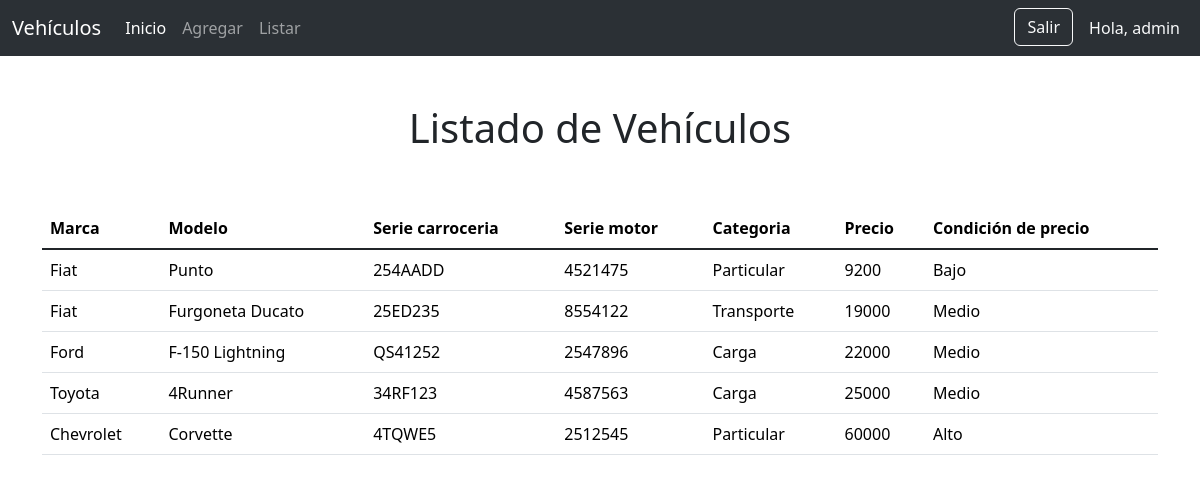
/vehiculo/detail (signed in), run on the app's committed database.
### vehiculo/models.py (models this page shows)
class Vehiculo(models.Model):
    MARCAS =  [("Fiat", "Fiat"), ("Chevrolet", "Chevrolet"), ("Ford", "Ford"), ("Toyota","Toyota"),]
    CATEGORIAS =  [("Particular", "Particular"), ("Transporte", "Transporte"), ("Carga","Carga"),]
    marca =  models.CharField(max_length=20, blank=False, null=False, choices=MARCAS, default='Ford')
    modelo = models.CharField(max_length=100, blank=False, null=False)
    serial_carroceria = models.CharField(max_length=50)
    serial_motor = models.CharField(max_length=50)
    categoria = models.CharField(max_length=20, blank=False, null=False, choices=CATEGORIAS, default="Particular")
    precio = models.PositiveIntegerField(default = 999999999,blank=False, null=False)
    fecha_creacion = models.DateTimeField(auto_now_add=True)
    fecha_modificacion = models.DateTimeField(auto_now = True)
    def condicion_precio(self):
        if self.precio <=10000:
            return "Bajo"
        elif 10000< self.precio <=30000:
            return "Medio"
        else:
            return "Alto"
    class Meta:
        permissions = [('visualizar_catalogo', 'Puede visualizar catalogo')]

### vehiculo/views.py (the view, shortened to what this page needs)
# urls.py: path('detail', views.VehiculoView.as_view(), name= 'listar_vehiculos'),
class VehiculoView(LoginRequiredMixin, PermissionRequiredMixin, ListView):
    model = Vehiculo
    template_name ="vehiculos/listar_vehiculos.html"
    context_object_name = "vehiculos"
    permission_required = 'vehiculo.visualizar_catalogo'
    def get_context_data(self, **kwargs):
        context = super().get_context_data(**kwargs)
        return context

### templates/vehiculos/listar_vehiculos.html
{% extends "layouts/base.html" %}
{% block contenido %}
<main class = "container">
    <section>
        <h1 class ="text-center py-5">Listado de Vehículos</h1>
        <table class="table">
            <thead>
              <tr>
                <th scope="col">Marca</th>
                <th scope="col">Modelo</th>
                <th scope="col">Serie carroceria</th>
                <th scope="col">Serie motor</th>
                <th scope="col">Categoria</th>
                <th scope="col">Precio</th>
                <th scope="col">Condición de precio</th>
              </tr>
            </thead>
            <tbody class="table-group-divider">
                {% for vehiculo in vehiculos %}
                <tr>
                    <td>{{vehiculo.marca}}</td>
                    <td>{{vehiculo.modelo}}</td>
                    <td>{{vehiculo.serial_carroceria}}</td>
                    <td>{{vehiculo.serial_motor}}</td>
                    <td>{{vehiculo.categoria}}</td>
                    <td>{{vehiculo.precio}}</td>
                    <td>{{vehiculo.condicion_precio}}</td>
                </tr>
              {% endfor %}
            </tbody>
          </table>
    </section>
</main>
{% endblock  %}

### templates/layouts/base.html (shortened to what this page needs)
<!DOCTYPE html>
<html lang="en">
<head>
    <link href="https://cdn.jsdelivr.net/npm/bootstrap@5.3.3/dist/css/bootstrap.min.css" rel="stylesheet">
</head>
<body>
{% include "partials/navbar.html" %}
{% block contenido %}
{% endblock  %}
</body>
</html>

### templates/partials/navbar.html (shortened to what this page needs)
<nav class="navbar bg-dark navbar-expand-lg bg-body-tertiary" data-bs-theme="dark">
    <div class="container-fluid justify-content-center">
      <a class="navbar-brand" href="#">Vehículos</a>
      <div class="collapse navbar-collapse" id="navbarNav">
        <ul class="navbar-nav">
          <li class="nav-item">
            <a class="nav-link active" aria-current="page" href="{% url "index" %}">Inicio</a>
          </li>
          {% if user.is_authenticated %}
            {% if perms.vehiculo.add_vehiculo %}
            <li class="nav-item">
                <a class="nav-link" href="{% url "create_vehiculo" %}">Agregar</a>
            </li>
            {% endif %}
            {% if perms.vehiculo.visualizar_catalogo%}
            <li class="nav-item">
                <a class="nav-link" href="{% url "listar_vehiculos" %}">Listar</a>
            </li>
            {% endif %}
          {% endif %}
        </ul>
        <div class="ms-auto d-flex align-items-center">
            <ul class="navbar-nav">
                {% if user.is_authenticated %}
                <form method="post" action="{% url "logout" %}" class="ms-3">
                    <button type="input" class="btn btn-outline-light me-2">Salir</button>
                </form>
                <li class="nav-item">
                    <a class="nav-link text-light">Hola, {{user.username}}</a>
                </li>
                {% endif %}
            </ul>
        </div>
      </div>
    </div>
  </nav>

### data on the page
Vehiculo: marca "Fiat", modelo "Punto", serial_carroceria "254AADD", serial_motor "4521475", categoria "Particular", precio "9200", condicion_precio "Bajo"
Vehiculo: marca "Fiat", modelo "Furgoneta Ducato", serial_carroceria "25ED235", serial_motor "8554122", categoria "Transporte", precio "19000", condicion_precio "Medio"
Vehiculo: marca "Ford", modelo "F-150 Lightning", serial_carroceria "QS41252", serial_motor "2547896", categoria "Carga", precio "22000", condicion_precio "Medio"
Vehiculo: marca "Toyota", modelo "4Runner", serial_carroceria "34RF123", serial_motor "4587563", categoria "Carga", precio "25000", condicion_precio "Medio"
Vehiculo: marca "Chevrolet", modelo "Corvette", serial_carroceria "4TQWE5", serial_motor "2512545", categoria "Particular", precio "60000", condicion_precio "Alto"

### other printed values
{{ user.username }} "admin"
